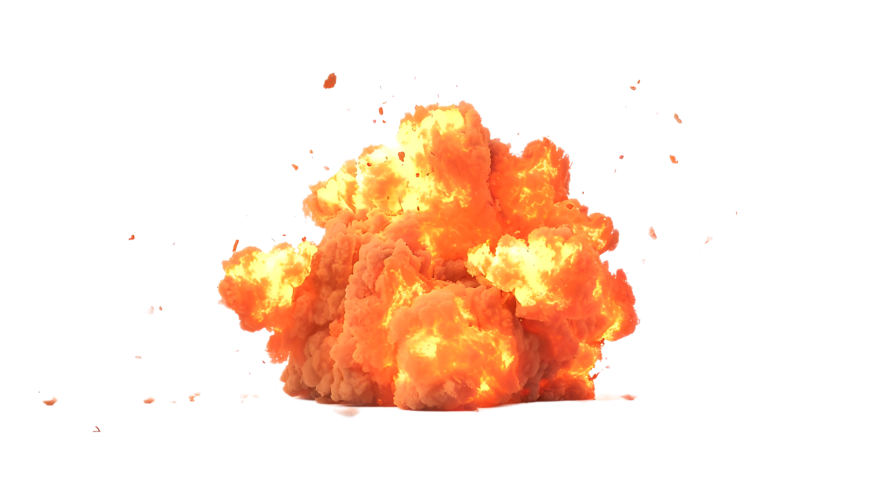
#> input picture imageee/1burst.webp, 1750 x 980 px (shown at 1/2 size); its folder holds only this picture in this run
$ python -i Grafic.py   (imports and definitions only)
#> lines starting #> are read from the running program, lines starting #| are printed output that depends on the picture
import tkinter as tk
import pygame
import os
import sys
from random import randint
from PIL import ImageTk, Image as PILImage
from main import bot_turn, move_result, possible_move, game_score

BOT_DELAY = 700
ATTACK_DELAY, ATTACK_DELAY_SHAG = 200, 20
BURST_DELAY, BURST_DELAY_AFTER= 50, 1000
ATTACK_DELAY_BOT, ATTACK_DELAY_SHAG_BOT = 100, 500
ITOG_START_DELAY = 1000
DELAY_HIDE = 3000
hm = None
Play_score = 0
Bote_score = 0
Tota_score = 0

def get_resource_path(relavite_path):
    if getattr(sys, 'frozen', False):
        base_path = os.path.dirname(sys.argv[0])
    else:
        base_path = os.path.dirname(os.path.abspath(__file__))
    return os.path.join(base_path, relavite_path)

# [22 lines left out: function on_click, not called in this run]

def play_sound(sound_name, sound_channel):
    sound = soundse[sound_name]
    channels[sound_channel].play(pygame.mixer.Sound(sound))

# [6 lines not run here, left out]

soundse = {"boom": get_resource_path('sounds/sound-effects-library-explosion-short-explosion-with-glass-debris-crash-explosions-bombs.mp3'),
          "bot_win": get_resource_path('sounds/66dc9666f919d55.mp3'),
          "player_win": get_resource_path('sounds/win31.mp3'),
          "intriga": get_resource_path('sounds/intriga.mp3')}

channels = {"ch1": pygame.mixer.Channel(0),
          "ch2": pygame.mixer.Channel(1),
            "ch3": pygame.mixer.Channel(2)}
def create_img(img_path):
#> called with img_path = 'imageee/1burst.webp'
    img = PILImage.open(img_path)
#> img is the input picture: PIL image 1750x980 RGBA; mean R, G, B, A 120.9, 90.1, 72.4, 52.5
    if img_path == r"imageee/1burst.webp":
        scaled = img.resize((600, 300), PILImage.Resampling.LANCZOS)
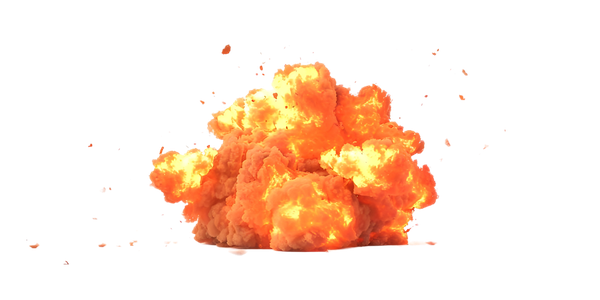
#> scaled: PIL image 600x300 RGBA; mean R, G, B, A 54.2, 30.9, 16.2, 52.5; transparent parts drawn white
        scaled = scaled.crop((0, 50, 600, 300))
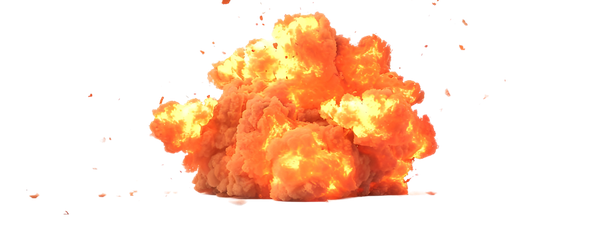
#> scaled: PIL image 600x250 RGBA; mean R, G, B, A 64.9, 37.1, 19.4, 63; transparent parts drawn white
    else:
        scaled = img.resize((200, 200), PILImage.Resampling.LANCZOS)
    photo = ImageTk.PhotoImage(scaled)
    return photo
# [200 lines left out: functions create_widget, bot_chose_animation, label_hide, label_none_hide, attack, burst_animation and 6 more, not called in this run]
# [1 line that did not run here, left out]
# [1 line not run here, left out]
# [1 line that did not run here, left out]
# [1 line not run here, left out]
# [1 line that did not run here, left out]
# [1 line that did not run here, left out]
# [1 line that did not run here, left out]
# [1 line that did not run here, left out]
# [1 line that did not run here, left out]
# [1 line that did not run here, left out]
# [1 line that did not run here, left out]
# [1 line that did not run here, left out]
# [1 line that did not run here, left out]

# [1 line not run here, left out]

>>> result = create_img('imageee/1burst.webp')

$ run again, on imageee/1quest.webp
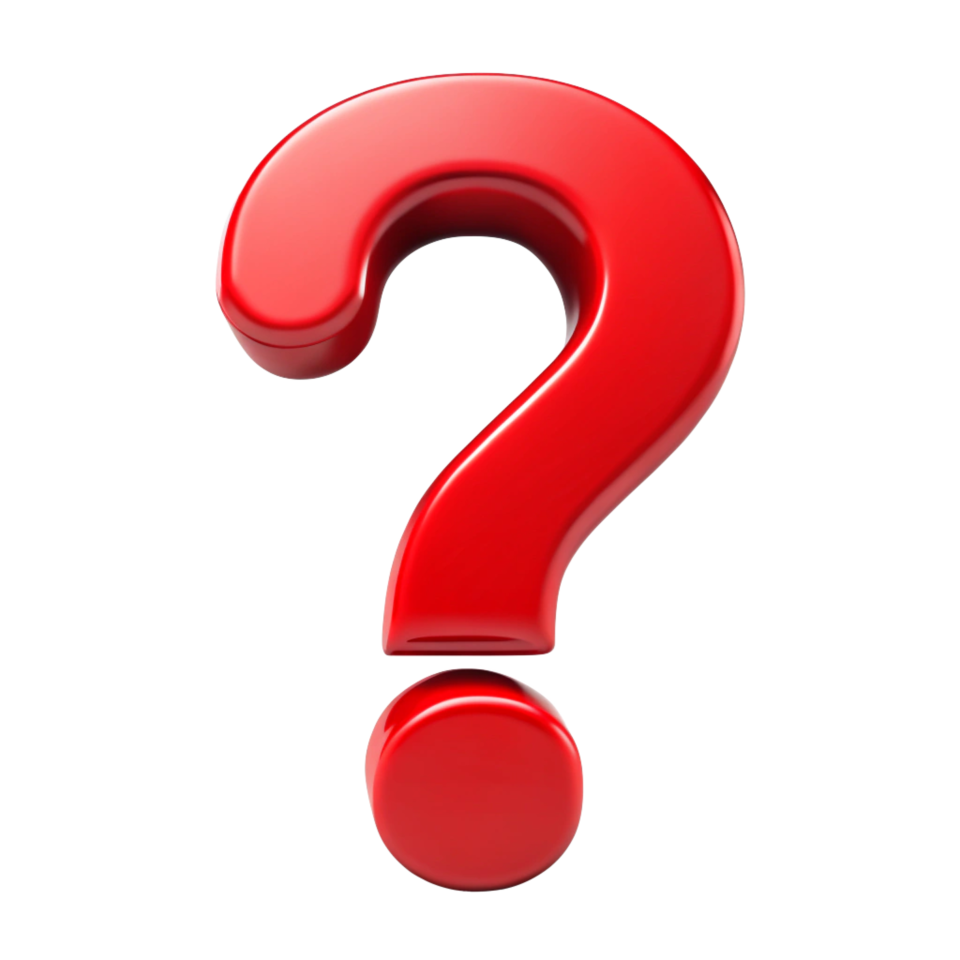
#> input picture imageee/1quest.webp, 1920 x 1920 px (shown at 1/2 size)
#> in create_img, img is the input picture: PIL image 1920x1920 RGBA; mean R, G, B, A 200.3, 163, 166.6, 56.2
#> in create_img, `scaled = img.resize((200, 200), PILImage.Resampling.LANCZOS)`:
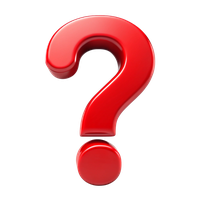
#> scaled: PIL image 200x200 RGBA; mean R, G, B, A 52.1, 13.3, 14.3, 56.2; transparent parts drawn white

$ run again, on imageee/1scissors.webp
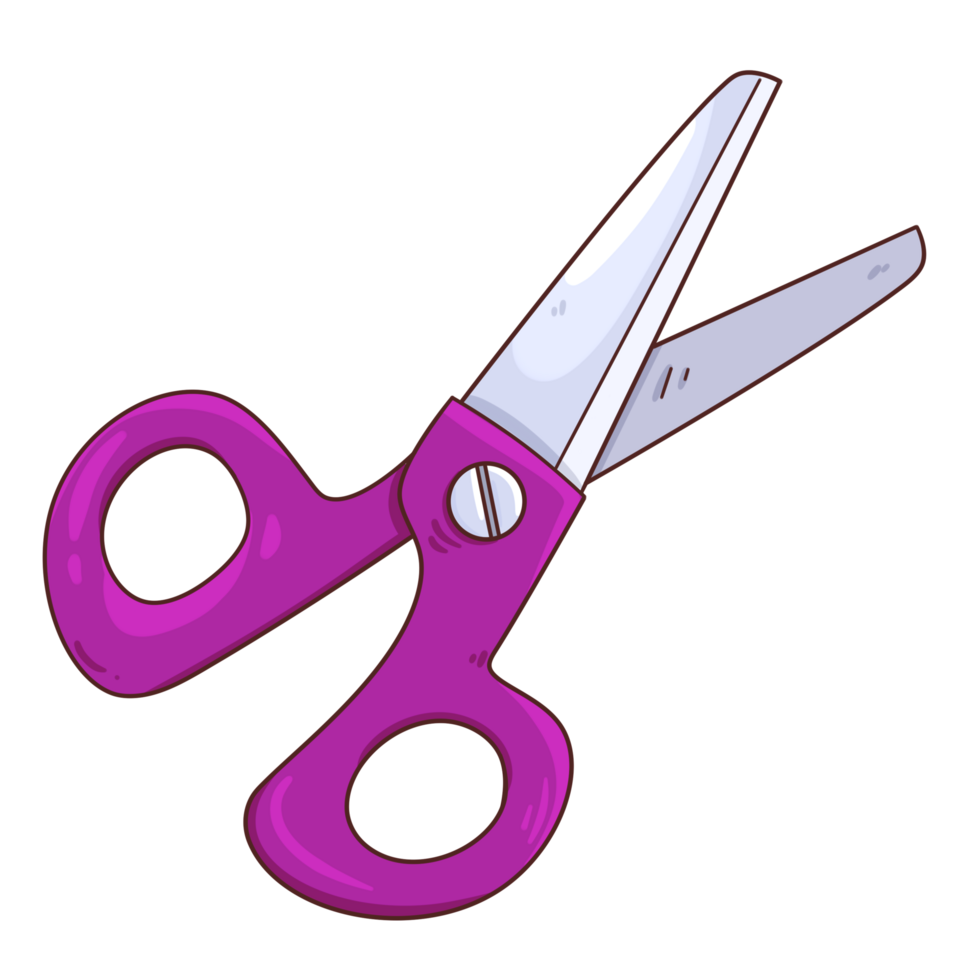
#> input picture imageee/1scissors.webp, 980 x 980 px
#> in create_img, img is the input picture: PIL image 980x980 RGBA; mean R, G, B, A 68.2, 34.2, 49.3, 54.8
#> in create_img, `scaled = img.resize((200, 200), PILImage.Resampling.LANCZOS)`:
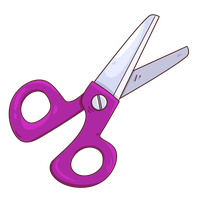
#> scaled: PIL image 200x200 RGBA; mean R, G, B, A 40.5, 21.3, 37.1, 54.8; transparent parts drawn white

$ run again, on imageee/1magabum.png
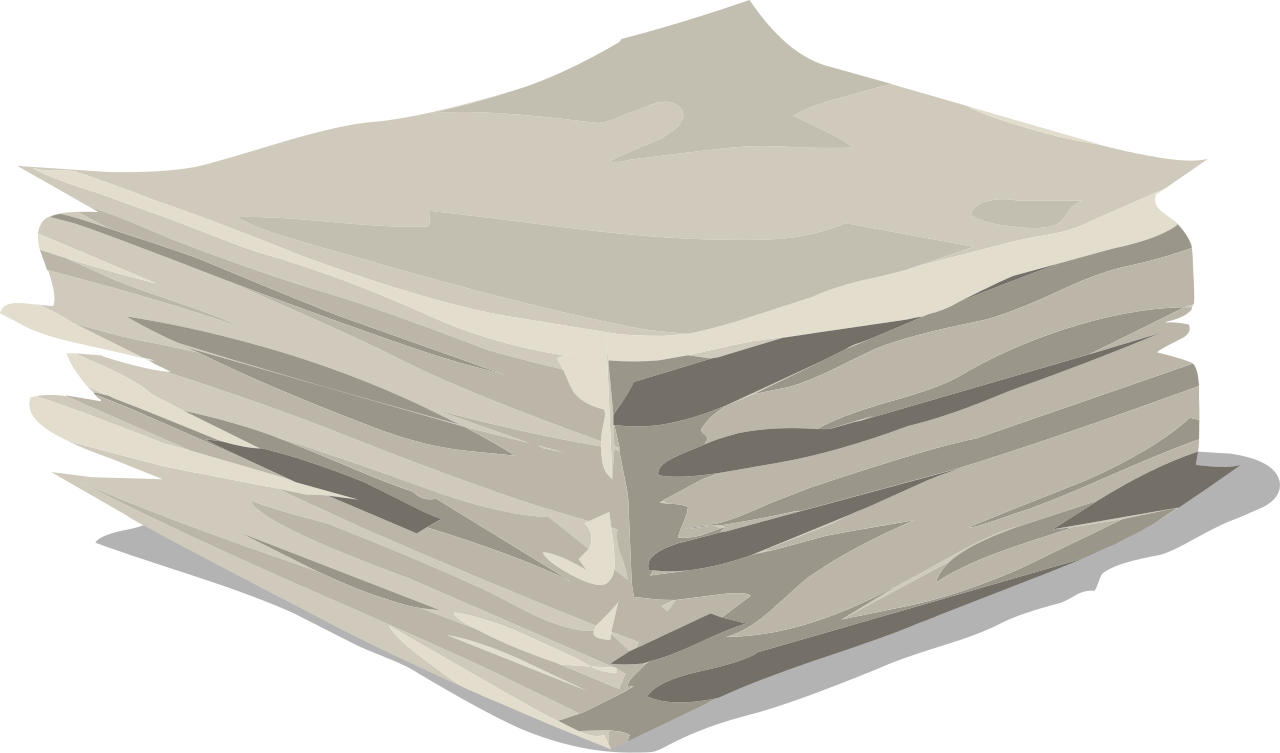
#> input picture imageee/1magabum.png, 1280 x 753 px
#> in create_img, img is the input picture: PIL image 1280x753 RGBA; mean R, G, B, A 114.5, 111.6, 103.3, 156.5
#> in create_img, `scaled = img.resize((200, 200), PILImage.Resampling.LANCZOS)`:
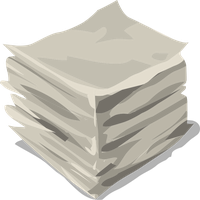
#> scaled: PIL image 200x200 RGBA; mean R, G, B, A 118.3, 115.3, 106.7, 156.3; transparent parts drawn white
